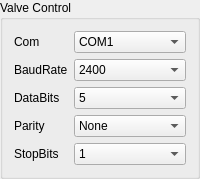
      <widget class="QGroupBox" name="gBoxValve">
       <property name="title">
        <string>Valve Control</string>
       </property>
       <layout class="QGridLayout" name="gridLayout_4">
        <item row="0" column="0">
         <widget class="QLabel" name="label_3">
          <property name="sizePolicy">
           <sizepolicy hsizetype="Fixed" vsizetype="Preferred">
            <horstretch>0</horstretch>
            <verstretch>0</verstretch>
           </sizepolicy>
          </property>
          <property name="text">
           <string>Com</string>
          </property>
         </widget>
        </item>
        <item row="0" column="1">
         <widget class="QComboBox" name="comboValveSerialNum">
          <item>
           <property name="text">
            <string>COM1</string>
           </property>
          </item>
          <item>
           <property name="text">
            <string>COM2</string>
           </property>
          </item>
          <item>
           <property name="text">
            <string>COM3</string>
           </property>
          </item>
          <item>
           <property name="text">
            <string>COM4</string>
           </property>
          </item>
          <item>
           <property name="text">
            <string>COM5</string>
           </property>
          </item>
          <item>
           <property name="text">
            <string>COM6</string>
           </property>
          </item>
          <item>
           <property name="text">
            <string>COM7</string>
           </property>
          </item>
          <item>
           <property name="text">
            <string>COM8</string>
           </property>
          </item>
          <item>
           <property name="text">
            <string>COM9</string>
           </property>
          </item>
          <item>
           <property name="text">
            <string>COM10</string>
           </property>
          </item>
          <item>
           <property name="text">
            <string>COM11</string>
           </property>
          </item>
          <item>
           <property name="text">
            <string>COM12</string>
           </property>
          </item>
          <item>
           <property name="text">
            <string>COM13</string>
           </property>
          </item>
          <item>
           <property name="text">
            <string>COM14</string>
           </property>
          </item>
          <item>
           <property name="text">
            <string>COM15</string>
           </property>
          </item>
          <item>
           <property name="text">
            <string>COM16</string>
           </property>
          </item>
          <item>
           <property name="text">
            <string>COM17</string>
           </property>
          </item>
          <item>
           <property name="text">
            <string>COM18</string>
           </property>
          </item>
          <item>
           <property name="text">
            <string>COM19</string>
           </property>
          </item>
          <item>
           <property name="text">
            <string>COM20</string>
           </property>
          </item>
         </widget>
        </item>
        <item row="1" column="0">
         <widget class="QLabel" name="label_4">
          <property name="text">
           <string>BaudRate</string>
          </property>
         </widget>
        </item>
        <item row="1" column="1">
         <widget class="QComboBox" name="comboValveBaudRate">
          <item>
           <property name="text">
            <string>2400</string>
           </property>
          </item>
          <item>
           <property name="text">
            <string>4800</string>
           </property>
          </item>
          <item>
           <property name="text">
            <string>9600</string>
           </property>
          </item>
          <item>
           <property name="text">
            <string>14400</string>
           </property>
          </item>
          <item>
           <property name="text">
            <string>19200</string>
           </property>
          </item>
          <item>
           <property name="text">
            <string>38400</string>
           </property>
          </item>
          <item>
           <property name="text">
            <string>56000</string>
           </property>
          </item>
         </widget>
        </item>
        <item row="2" column="0">
         <widget class="QLabel" name="label_5">
          <property name="text">
           <string>DataBits</string>
          </property>
         </widget>
        </item>
        <item row="2" column="1">
         <widget class="QComboBox" name="comboValveBits">
          <item>
           <property name="text">
            <string>5</string>
           </property>
          </item>
          <item>
           <property name="text">
            <string>6</string>
           </property>
          </item>
          <item>
           <property name="text">
            <string>7</string>
           </property>
          </item>
          <item>
           <property name="text">
            <string>8</string>
           </property>
          </item>
         </widget>
        </item>
        <item row="3" column="0">
         <widget class="QLabel" name="label_6">
          <property name="text">
           <string>Parity</string>
          </property>
         </widget>
        </item>
        <item row="3" column="1">
         <widget class="QComboBox" name="comboValveChkBit">
          <item>
           <property name="text">
            <string>None</string>
           </property>
          </item>
          <item>
           <property name="text">
            <string>Odd</string>
           </property>
          </item>
          <item>
           <property name="text">
            <string>Even</string>
           </property>
          </item>
         </widget>
        </item>
        <item row="4" column="0">
         <widget class="QLabel" name="label_7">
          <property name="text">
           <string>StopBits</string>
          </property>
         </widget>
        </item>
        <item row="4" column="1">
         <widget class="QComboBox" name="comboValveEndBit">
          <item>
           <property name="text">
            <string>1</string>
           </property>
          </item>
          <item>
           <property name="text">
            <string>1.5</string>
           </property>
          </item>
          <item>
           <property name="text">
            <string>2</string>
           </property>
          </item>
         </widget>
        </item>
       </layout>
      </widget>
